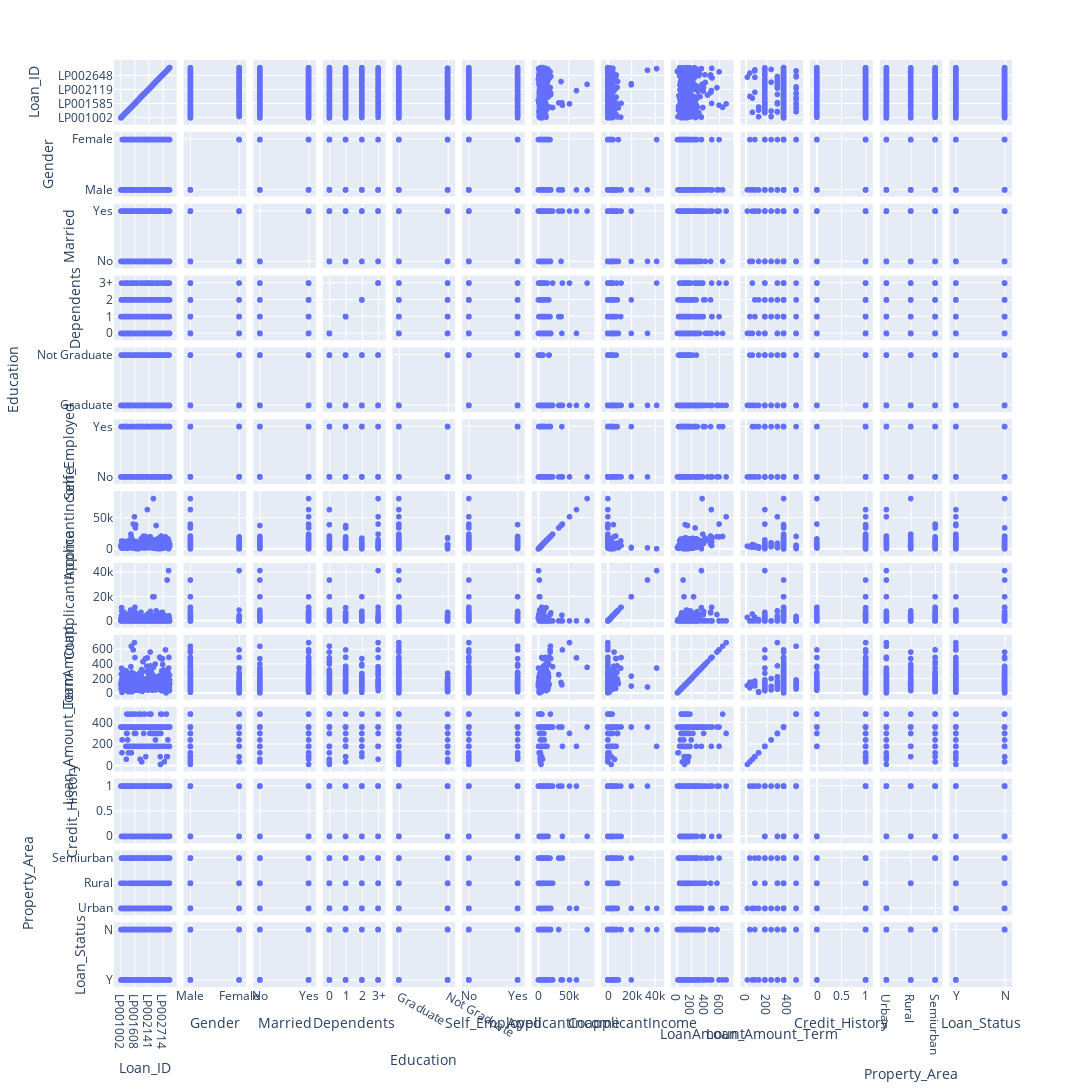

Write notebook code for a chart like this one.
### Code cell
fig = px.scatter_matrix(df)
fig.update_layout(width=1500,height=2000)
fig.show()

### Figure 1 — Plotly figure (JSON) as saved in the notebook; plotly's stock layout.template omitted (floating-point values rounded to 4 significant figures; data arrays with more than 128 entries replaced by an {"elided": "..."} marker saying what was removed)
{"data": [{"dimensions": [{"axis": {"matches": true}, "label": "Loan_ID", "values": {"elided": "614 str values"}}, {"axis": {"matches": true}, "label": "Gender", "values": {"elided": "614 str values"}}, {"axis": {"matches": true}, "label": "Married", "values": {"elided": "614 str values"}}, {"axis": {"matches": true}, "label": "Dependents", "values": {"elided": "614 str values"}}, {"axis": {"matches": true}, "label": "Education", "values": {"elided": "614 str values"}}, {"axis": {"matches": true}, "label": "Self_Employed", "values": {"elided": "614 str values"}}, {"axis": {"matches": true}, "label": "ApplicantIncome", "values": {"elided": "614 int values"}}, {"axis": {"matches": true}, "label": "CoapplicantIncome", "values": {"elided": "614 float values"}}, {"axis": {"matches": true}, "label": "LoanAmount", "values": {"elided": "614 int values"}}, {"axis": {"matches": true}, "label": "Loan_Amount_Term", "values": {"elided": "614 int values"}}, {"axis": {"matches": true}, "label": "Credit_History", "values": {"elided": "614 int values"}}, {"axis": {"matches": true}, "label": "Property_Area", "values": {"elided": "614 str values"}}, {"axis": {"matches": true}, "label": "Loan_Status", "values": {"elided": "614 str values"}}], "hovertemplate": "%{xaxis.title.text}=%{x}<br>%{yaxis.title.text}=%{y}<extra></extra>", "legendgroup": "", "marker": {"color": "#636efa", "symbol": "circle"}, "name": "", "showlegend": false, "type": "splom"}], "layout": {"dragmode": "select", "height": 2000, "legend": {"tracegroupgap": 0}, "margin": {"t": 60}, "width": 1500}}
